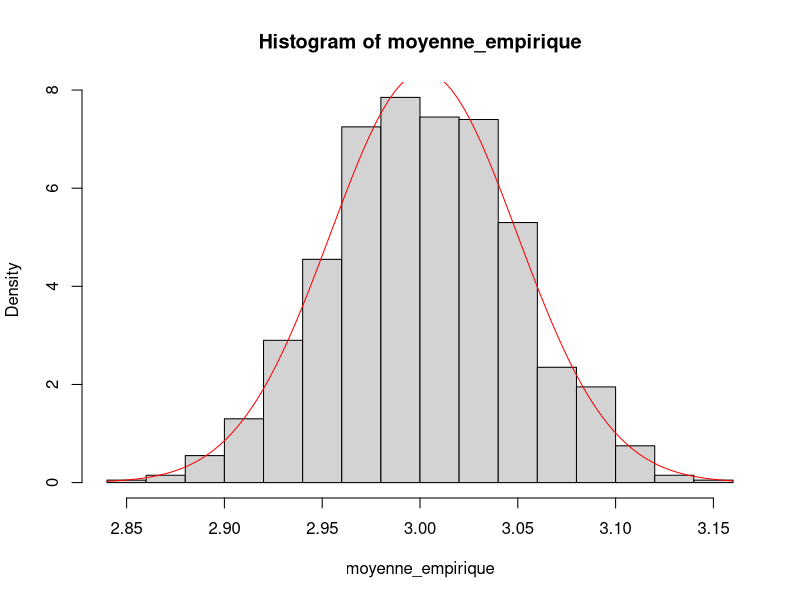

Write R code to recreate this figure.
p <- 0.25
n <- 5000
m <- 1000 
moyenne_empirique <- c()

for (i in 1:m) {
  sample <- sort(rgeom(n,p))
  moyenne_empirique[i] <- mean(sample)
}
x <- seq(1,m)
# laisser les 2 prochaines lignes décommentée pour avoir l'histogramme
hist(moyenne_empirique, proba = TRUE)
curve(dnorm(x, mean(moyenne_empirique), sd(moyenne_empirique)), add=TRUE, col='red')
# décommenter les 2 prochaines lignes pour avoir le graphe de probabilité
# qqnorm(moyenne_empirique)
# qqline(moyenne_empirique, col='red')